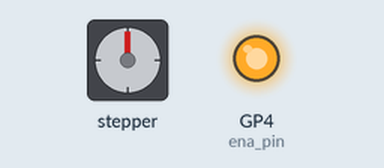
Recording of a program running on a simulated Raspberry Pi Pico running MicroPython. On the bench: stepper motor, output pins drawn as LEDs (lit = HIGH). The stepper is drawn at 200 steps a turn; pins used as bus, display or sensor lines are not drawn.

Above: at 0.05 s.
At 0.85 s:
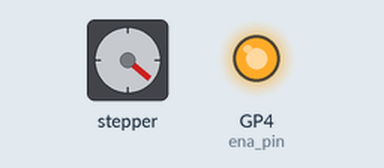
At 1.65 s:
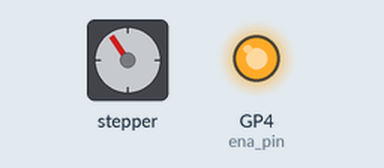
At 3.25 s:
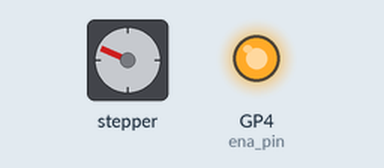
Timing chart, 0 to 3.8 s (numbered marks = the images above):
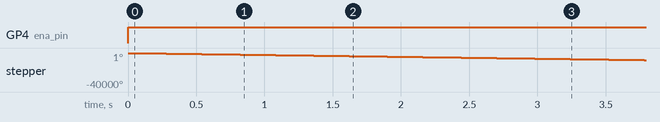

Measured:
- by itself, GP4 (ena_pin): LOW → HIGH at 0.00 s
- by itself, stepper: turns 40000° counter-clockwise in 18.3 s

The program:

Stepper_002.py
```python
'''
Code Version 2:- Read PWM (3.3V Logic) From T12 RX or FC (3.3v Logic) With State Machine
Code Version 1:- Read PWM (3.3V Logic) From T12 RX or FC (3.3v Logic) with python
-------- Components Used --------------
Stepper  = Nema 17 JK42HS60-1684
Gear Box = NO
Driver   = TB6600
Current Set = 1.5Amp
Micro Step  = 3200
----------------------------------------
-------- Connections -------------------
Pico 2w           Driver
GPIO 2     ->     pul-
GPIO 3     ->     dir-
GPIO 4     ->     ena-
3.3V       ->     (Short Dir+,Pul+,Ena+)
----------------------------------------

Created On :- 13-feb-2026
Created by :- K Madhu Mohan Chary
For Code Enquiry :- madhu@marutdrones.com

'''


from machine import Pin
import rp2
import time

# PIN DEFINITIONS
STEP_PIN = 2
DIR_PIN  = 3
ENA_PIN  = 4

# GPIO SETUP
step_pin = Pin(STEP_PIN, Pin.OUT)
dir_pin  = Pin(DIR_PIN, Pin.OUT)
ena_pin  = Pin(ENA_PIN, Pin.OUT)

# Common Anode -> HIGH = Enable
ena_pin.value(1)     # Enable Driver


@rp2.asm_pio(set_init=rp2.PIO.OUT_LOW)
def simple_step():

    set(pins, 0)
    nop() [31] # Should be less thean 32


    set(pins, 1)
    nop() [31]


# STATE MACHINE
sm0 = rp2.StateMachine(0, simple_step, freq=80000, set_base=step_pin)# PIO clock (2 MHz)

sm0.active(1)


'''
nop()[num] ; num in range 1 to 30

REQUIREMENTS
1) Minimum Required micro seconds = 10us
2) Maximum Required micro seconds = 10000us
3) Find the optimal frequency?

----Formula-----------
freq(Hz) = cycle / time(s)         ; 1 cycle = 1 instruction
time(s)  = 1 instruction / freq(Hz) ;
time(us) = (1 instruction / freq(Hz)) * 1000_000

minimum delay in us:-
As we need mimium two instruction "set(pins,0 or 1)" and "nop()[num]" num in range 0 to 31
minimum delay us = (2 instructions / freq(Hz))*1000_000

maximum delay in us:-
Maximum instructions can be 33 in total "set(pins,0 or 1)" + "nop()[31])"  ; 1 + 32 = 33
Maximum delay us = (33 instructions / freq(Hz))*1000_000

------------
freq(Hz)     minimum delay (us)     maximum delay (us)
8000             250                    4125
10000            200                    3300
15000            133.3                  2200
20000            100                    1650
25000            80                     1320 (optimal)
30000            66.6                   1100


80000            25                     412.5

'''
```
